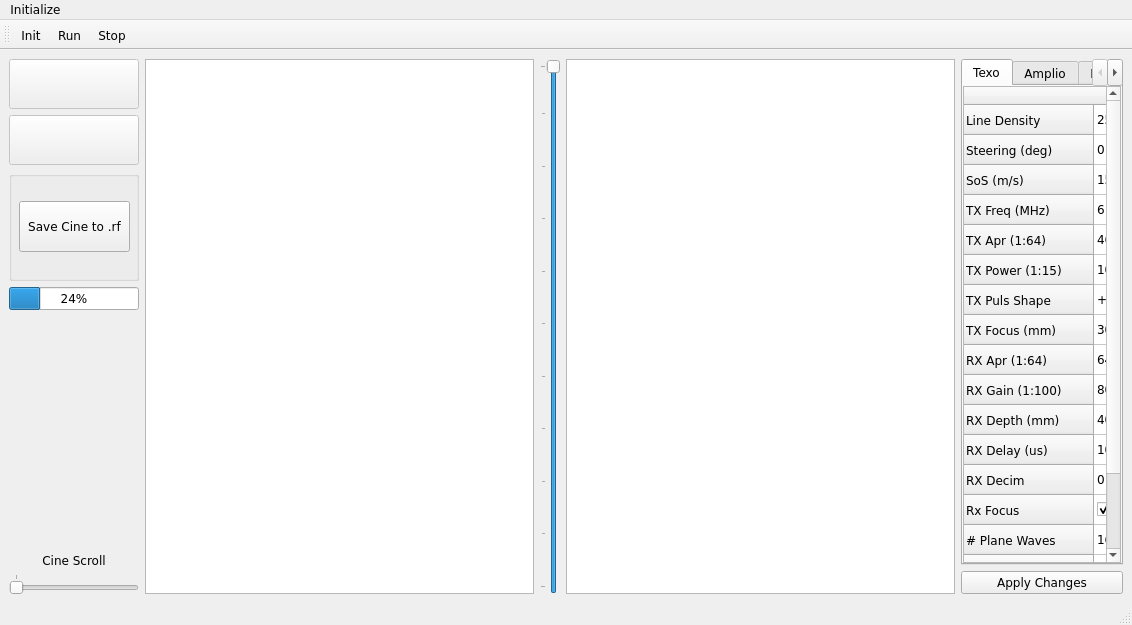
<?xml version="1.0" encoding="UTF-8"?>
<ui version="4.0">
 <author>Ultrasonix Medical Corporation</author>
 <class>MainWindow</class>
 <widget class="QMainWindow" name="MainWindow">
  <property name="enabled">
   <bool>true</bool>
  </property>
  <property name="geometry">
   <rect>
    <x>0</x>
    <y>0</y>
    <width>1132</width>
    <height>625</height>
   </rect>
  </property>
  <property name="font">
   <font>
    <family>Verdana</family>
   </font>
  </property>
  <property name="windowTitle">
   <string>Texo Demo</string>
  </property>
  <property name="windowIcon">
   <iconset resource="texo.qrc">
    <normaloff>:/res/u.ico</normaloff>:/res/u.ico</iconset>
  </property>
  <property name="windowOpacity">
   <double>1.000000000000000</double>
  </property>
  <widget class="QWidget" name="centralwidget">
   <layout class="QGridLayout" name="gridLayout_2" columnstretch="0,5,0,0,0,1">
    <item row="0" column="0">
     <layout class="QVBoxLayout" name="wProbesLayout">
      <property name="sizeConstraint">
       <enum>QLayout::SetFixedSize</enum>
      </property>
      <item>
       <widget class="QPushButton" name="wProbe1">
        <property name="enabled">
         <bool>false</bool>
        </property>
        <property name="minimumSize">
         <size>
          <width>50</width>
          <height>50</height>
         </size>
        </property>
        <property name="maximumSize">
         <size>
          <width>130</width>
          <height>16777215</height>
         </size>
        </property>
        <property name="text">
         <string/>
        </property>
       </widget>
      </item>
      <item>
       <widget class="QPushButton" name="wProbe2">
        <property name="enabled">
         <bool>false</bool>
        </property>
        <property name="minimumSize">
         <size>
          <width>50</width>
          <height>50</height>
         </size>
        </property>
        <property name="maximumSize">
         <size>
          <width>130</width>
          <height>16777215</height>
         </size>
        </property>
        <property name="text">
         <string/>
        </property>
       </widget>
      </item>
     </layout>
    </item>
    <item row="0" column="5" rowspan="5">
     <layout class="QVBoxLayout" name="wParamsLayout">
      <item>
       <widget class="QTabWidget" name="tabWidget">
        <property name="minimumSize">
         <size>
          <width>0</width>
          <height>0</height>
         </size>
        </property>
        <property name="maximumSize">
         <size>
          <width>16777215</width>
          <height>16777215</height>
         </size>
        </property>
        <property name="tabShape">
         <enum>QTabWidget::Rounded</enum>
        </property>
        <property name="currentIndex">
         <number>0</number>
        </property>
        <widget class="QWidget" name="tab">
         <attribute name="title">
          <string>Texo</string>
         </attribute>
         <layout class="QVBoxLayout" name="verticalLayout">
          <property name="spacing">
           <number>0</number>
          </property>
          <property name="margin">
           <number>0</number>
          </property>
          <item>
           <widget class="QTableWidget" name="wParamsTXO">
            <property name="minimumSize">
             <size>
              <width>0</width>
              <height>0</height>
             </size>
            </property>
            <property name="maximumSize">
             <size>
              <width>16777215</width>
              <height>16777215</height>
             </size>
            </property>
            <property name="showGrid">
             <bool>true</bool>
            </property>
            <property name="gridStyle">
             <enum>Qt::SolidLine</enum>
            </property>
            <property name="wordWrap">
             <bool>true</bool>
            </property>
            <property name="rowCount">
             <number>18</number>
            </property>
            <property name="columnCount">
             <number>1</number>
            </property>
            <attribute name="horizontalHeaderDefaultSectionSize">
             <number>60</number>
            </attribute>
            <attribute name="horizontalHeaderStretchLastSection">
             <bool>true</bool>
            </attribute>
            <attribute name="verticalHeaderDefaultSectionSize">
             <number>30</number>
            </attribute>
            <attribute name="verticalHeaderMinimumSectionSize">
             <number>20</number>
            </attribute>
            <row>
             <property name="text">
              <string>Line Density</string>
             </property>
            </row>
            <row>
             <property name="text">
              <string>Steering (deg)</string>
             </property>
            </row>
            <row>
             <property name="text">
              <string>SoS (m/s)</string>
             </property>
            </row>
            <row>
             <property name="text">
              <string>TX Freq (MHz)</string>
             </property>
            </row>
            <row>
             <property name="text">
              <string>TX Apr (1:64)</string>
             </property>
            </row>
            <row>
             <property name="text">
              <string>TX Power (1:15)</string>
             </property>
            </row>
            <row>
             <property name="text">
              <string>TX Puls Shape</string>
             </property>
            </row>
            <row>
             <property name="text">
              <string>TX Focus (mm)</string>
             </property>
            </row>
            <row>
             <property name="text">
              <string>RX Apr (1:64)</string>
             </property>
            </row>
            <row>
             <property name="text">
              <string>RX Gain (1:100)</string>
             </property>
            </row>
            <row>
             <property name="text">
              <string>RX Depth (mm)</string>
             </property>
            </row>
            <row>
             <property name="text">
              <string>RX Delay (us)</string>
             </property>
            </row>
            <row>
             <property name="text">
              <string>RX Decim</string>
             </property>
            </row>
            <row>
             <property name="text">
              <string>Rx Focus</string>
             </property>
            </row>
            <row>
             <property name="text">
              <string># Plane Waves</string>
             </property>
            </row>
            <row>
             <property name="text">
              <string>Apodization (0:15)</string>
             </property>
            </row>
            <row>
             <property name="text">
              <string>F number (x10)</string>
             </property>
            </row>
            <row>
             <property name="text">
              <string>DAQ Demo (0:3)</string>
             </property>
            </row>
            <column>
             <property name="text">
              <string>Value</string>
             </property>
            </column>
            <item row="0" column="0">
             <property name="text">
              <string>256</string>
             </property>
             <property name="flags">
              <set>ItemIsSelectable|ItemIsEditable|ItemIsEnabled</set>
             </property>
            </item>
            <item row="1" column="0">
             <property name="text">
              <string>0</string>
             </property>
             <property name="flags">
              <set>ItemIsSelectable|ItemIsEditable|ItemIsEnabled</set>
             </property>
            </item>
            <item row="2" column="0">
             <property name="text">
              <string>1540</string>
             </property>
             <property name="flags">
              <set>ItemIsSelectable|ItemIsEditable|ItemIsEnabled</set>
             </property>
            </item>
            <item row="3" column="0">
             <property name="text">
              <string>6</string>
             </property>
             <property name="flags">
              <set>ItemIsSelectable|ItemIsEditable|ItemIsEnabled</set>
             </property>
            </item>
            <item row="4" column="0">
             <property name="text">
              <string>46</string>
             </property>
             <property name="flags">
              <set>ItemIsSelectable|ItemIsEditable|ItemIsEnabled</set>
             </property>
            </item>
            <item row="5" column="0">
             <property name="text">
              <string>10</string>
             </property>
             <property name="flags">
              <set>ItemIsSelectable|ItemIsEditable|ItemIsEnabled</set>
             </property>
            </item>
            <item row="6" column="0">
             <property name="text">
              <string>+-</string>
             </property>
             <property name="flags">
              <set>ItemIsSelectable|ItemIsEditable|ItemIsEnabled</set>
             </property>
            </item>
            <item row="7" column="0">
             <property name="text">
              <string>30</string>
             </property>
             <property name="flags">
              <set>ItemIsSelectable|ItemIsEditable|ItemIsEnabled</set>
             </property>
            </item>
            <item row="8" column="0">
             <property name="text">
              <string>64</string>
             </property>
            </item>
            <item row="9" column="0">
             <property name="text">
              <string>80</string>
             </property>
             <property name="flags">
              <set>ItemIsSelectable|ItemIsEditable|ItemIsEnabled</set>
             </property>
            </item>
            <item row="10" column="0">
             <property name="text">
              <string>40</string>
             </property>
             <property name="flags">
              <set>ItemIsSelectable|ItemIsEditable|ItemIsEnabled</set>
             </property>
            </item>
            <item row="11" column="0">
             <property name="text">
              <string>10</string>
             </property>
             <property name="flags">
              <set>ItemIsSelectable|ItemIsEditable|ItemIsEnabled</set>
             </property>
            </item>
            <item row="12" column="0">
             <property name="text">
              <string>0</string>
             </property>
             <property name="flags">
              <set>ItemIsSelectable|ItemIsEditable|ItemIsEnabled</set>
             </property>
            </item>
            <item row="13" column="0">
             <property name="text">
              <string/>
             </property>
             <property name="checkState">
              <enum>Checked</enum>
             </property>
             <property name="flags">
              <set>ItemIsSelectable|ItemIsUserCheckable|ItemIsEnabled</set>
             </property>
            </item>
            <item row="14" column="0">
             <property name="text">
              <string>16</string>
             </property>
            </item>
            <item row="15" column="0">
             <property name="text">
              <string>0</string>
             </property>
            </item>
            <item row="16" column="0">
             <property name="text">
              <string>20</string>
             </property>
            </item>
            <item row="17" column="0">
             <property name="text">
              <string>0</string>
             </property>
            </item>
           </widget>
          </item>
         </layout>
        </widget>
        <widget class="QWidget" name="tab_2">
         <attribute name="title">
          <string>Amplio</string>
         </attribute>
         <layout class="QVBoxLayout" name="verticalLayout_2">
          <property name="spacing">
           <number>0</number>
          </property>
          <property name="margin">
           <number>0</number>
          </property>
          <item>
           <widget class="QTableWidget" name="wParamsAMP">
            <property name="minimumSize">
             <size>
              <width>0</width>
              <height>0</height>
             </size>
            </property>
            <property name="maximumSize">
             <size>
              <width>16777215</width>
              <height>16777215</height>
             </size>
            </property>
            <property name="showGrid">
             <bool>true</bool>
            </property>
            <property name="gridStyle">
             <enum>Qt::SolidLine</enum>
            </property>
            <property name="wordWrap">
             <bool>true</bool>
            </property>
            <property name="rowCount">
             <number>6</number>
            </property>
            <property name="columnCount">
             <number>1</number>
            </property>
            <attribute name="horizontalHeaderDefaultSectionSize">
             <number>60</number>
            </attribute>
            <attribute name="horizontalHeaderStretchLastSection">
             <bool>true</bool>
            </attribute>
            <attribute name="verticalHeaderDefaultSectionSize">
             <number>30</number>
            </attribute>
            <attribute name="verticalHeaderMinimumSectionSize">
             <number>20</number>
            </attribute>
            <row>
             <property name="text">
              <string>Apply</string>
             </property>
            </row>
            <row>
             <property name="text">
              <string>Start Freq (MHz)</string>
             </property>
            </row>
            <row>
             <property name="text">
              <string>End Freq (MHz)</string>
             </property>
            </row>
            <row>
             <property name="text">
              <string>Cut off (MHz)</string>
             </property>
            </row>
            <row>
             <property name="text">
              <string>Reject (dB)</string>
             </property>
            </row>
            <row>
             <property name="text">
              <string>DynRg (dB)</string>
             </property>
            </row>
            <column>
             <property name="text">
              <string>Value</string>
             </property>
            </column>
            <item row="0" column="0">
             <property name="text">
              <string/>
             </property>
             <property name="checkState">
              <enum>Checked</enum>
             </property>
             <property name="flags">
              <set>ItemIsSelectable|ItemIsUserCheckable|ItemIsEnabled</set>
             </property>
            </item>
            <item row="1" column="0">
             <property name="text">
              <string>9</string>
             </property>
            </item>
            <item row="2" column="0">
             <property name="text">
              <string>5</string>
             </property>
            </item>
            <item row="3" column="0">
             <property name="text">
              <string>1</string>
             </property>
            </item>
            <item row="4" column="0">
             <property name="text">
              <string>24</string>
             </property>
            </item>
            <item row="5" column="0">
             <property name="text">
              <string>70</string>
             </property>
            </item>
           </widget>
          </item>
         </layout>
        </widget>
        <widget class="QWidget" name="tab_3">
         <attribute name="title">
          <string>DAQ</string>
         </attribute>
         <layout class="QVBoxLayout" name="verticalLayout_3">
          <property name="spacing">
           <number>0</number>
          </property>
          <property name="margin">
           <number>0</number>
          </property>
          <item>
           <widget class="QTableWidget" name="wParamsDAQ">
            <property name="minimumSize">
             <size>
              <width>0</width>
              <height>0</height>
             </size>
            </property>
            <property name="maximumSize">
             <size>
              <width>16777215</width>
              <height>16777215</height>
             </size>
            </property>
            <property name="showGrid">
             <bool>true</bool>
            </property>
            <property name="gridStyle">
             <enum>Qt::SolidLine</enum>
            </property>
            <property name="wordWrap">
             <bool>true</bool>
            </property>
            <property name="rowCount">
             <number>15</number>
            </property>
            <property name="columnCount">
             <number>1</number>
            </property>
            <attribute name="horizontalHeaderDefaultSectionSize">
             <number>60</number>
            </attribute>
            <attribute name="horizontalHeaderStretchLastSection">
             <bool>true</bool>
            </attribute>
            <attribute name="verticalHeaderDefaultSectionSize">
             <number>30</number>
            </attribute>
            <attribute name="verticalHeaderMinimumSectionSize">
             <number>20</number>
            </attribute>
            <row>
             <property name="text">
              <string>Beamform</string>
             </property>
            </row>
            <row>
             <property name="text">
              <string>RX Delay (us)</string>
             </property>
            </row>
            <row>
             <property name="text">
              <string>Decimation</string>
             </property>
            </row>
            <row>
             <property name="text">
              <string>File Size (Div)</string>
             </property>
            </row>
            <row>
             <property name="text">
              <string>Flat TGC</string>
             </property>
            </row>
            <row>
             <property name="text">
              <string>LNA Gain (0:2)</string>
             </property>
            </row>
            <row>
             <property name="text">
              <string>PGA Gain (0:3)</string>
             </property>
            </row>
            <row>
             <property name="text">
              <string>Bias Cur (0:7)</string>
             </property>
            </row>
            <row>
             <property name="text">
              <string>SaveMode (0:2)</string>
             </property>
            </row>
            <row>
             <property name="text">
              <string>Pitch [um]</string>
             </property>
            </row>
            <row>
             <property name="text">
              <string>SOS [m/s]</string>
             </property>
            </row>
            <row>
             <property name="text">
              <string>Fs [MHz]</string>
             </property>
            </row>
            <row>
             <property name="text">
              <string>F number [x10]</string>
             </property>
            </row>
            <row>
             <property name="text">
              <string>Max Apr (8:128)</string>
             </property>
            </row>
            <row>
             <property name="text">
              <string>Dig Gain (1:10)</string>
             </property>
            </row>
            <column>
             <property name="text">
              <string>Value</string>
             </property>
            </column>
            <item row="0" column="0">
             <property name="text">
              <string/>
             </property>
             <property name="checkState">
              <enum>Unchecked</enum>
             </property>
             <property name="flags">
              <set>ItemIsSelectable|ItemIsUserCheckable|ItemIsEnabled</set>
             </property>
            </item>
            <item row="1" column="0">
             <property name="text">
              <string>4</string>
             </property>
            </item>
            <item row="2" column="0">
             <property name="text">
              <string>0</string>
             </property>
            </item>
            <item row="3" column="0">
             <property name="text">
              <string>11</string>
             </property>
            </item>
            <item row="4" column="0">
             <property name="text">
              <string/>
             </property>
             <property name="checkState">
              <enum>Checked</enum>
             </property>
             <property name="flags">
              <set>ItemIsSelectable|ItemIsUserCheckable|ItemIsEnabled</set>
             </property>
            </item>
            <item row="5" column="0">
             <property name="text">
              <string>1</string>
             </property>
            </item>
            <item row="6" column="0">
             <property name="text">
              <string>2</string>
             </property>
            </item>
            <item row="7" column="0">
             <property name="text">
              <string>1</string>
             </property>
            </item>
            <item row="8" column="0">
             <property name="text">
              <string>0</string>
             </property>
            </item>
            <item row="9" column="0">
             <property name="text">
              <string>300</string>
             </property>
            </item>
            <item row="10" column="0">
             <property name="text">
              <string>1540</string>
             </property>
            </item>
            <item row="11" column="0">
             <property name="text">
              <string>40</string>
             </property>
            </item>
            <item row="12" column="0">
             <property name="text">
              <string>20</string>
             </property>
            </item>
            <item row="13" column="0">
             <property name="text">
              <string>64</string>
             </property>
            </item>
            <item row="14" column="0">
             <property name="text">
              <string>2</string>
             </property>
            </item>
           </widget>
          </item>
         </layout>
        </widget>
       </widget>
      </item>
      <item>
       <widget class="QPushButton" name="wApply">
        <property name="text">
         <string>Apply Changes</string>
        </property>
       </widget>
      </item>
     </layout>
    </item>
    <item row="1" column="0">
     <layout class="QVBoxLayout" name="wSelectionLayout">
      <property name="sizeConstraint">
       <enum>QLayout::SetFixedSize</enum>
      </property>
      <item>
       <widget class="QGroupBox" name="wDataOutGroup">
        <property name="minimumSize">
         <size>
          <width>130</width>
          <height>110</height>
         </size>
        </property>
        <property name="maximumSize">
         <size>
          <width>130</width>
          <height>16777215</height>
         </size>
        </property>
        <property name="title">
         <string/>
        </property>
        <property name="alignment">
         <set>Qt::AlignLeading|Qt::AlignLeft|Qt::AlignVCenter</set>
        </property>
        <property name="flat">
         <bool>false</bool>
        </property>
        <property name="checkable">
         <bool>false</bool>
        </property>
        <widget class="QPushButton" name="wSave">
         <property name="geometry">
          <rect>
           <x>10</x>
           <y>30</y>
           <width>111</width>
           <height>51</height>
          </rect>
         </property>
         <property name="minimumSize">
          <size>
           <width>110</width>
           <height>0</height>
          </size>
         </property>
         <property name="maximumSize">
          <size>
           <width>160</width>
           <height>16777215</height>
          </size>
         </property>
         <property name="text">
          <string>Save Cine to .rf</string>
         </property>
        </widget>
       </widget>
      </item>
     </layout>
    </item>
    <item row="0" column="1" rowspan="5">
     <layout class="QGridLayout" name="gridLayout">
      <property name="sizeConstraint">
       <enum>QLayout::SetNoConstraint</enum>
      </property>
      <item row="0" column="1">
       <widget class="ViewRFImg" name="daqDisplay">
        <property name="minimumSize">
         <size>
          <width>300</width>
          <height>300</height>
         </size>
        </property>
       </widget>
      </item>
      <item row="0" column="3">
       <widget class="ViewBImg" name="texoDisplay">
        <property name="minimumSize">
         <size>
          <width>300</width>
          <height>300</height>
         </size>
        </property>
       </widget>
      </item>
      <item row="0" column="2">
       <widget class="QSlider" name="wAmp">
        <property name="minimum">
         <number>1</number>
        </property>
        <property name="maximum">
         <number>100</number>
        </property>
        <property name="value">
         <number>100</number>
        </property>
        <property name="orientation">
         <enum>Qt::Vertical</enum>
        </property>
        <property name="tickPosition">
         <enum>QSlider::TicksAbove</enum>
        </property>
        <property name="tickInterval">
         <number>10</number>
        </property>
       </widget>
      </item>
     </layout>
    </item>
    <item row="4" column="0">
     <layout class="QVBoxLayout" name="wImagingLayout">
      <property name="sizeConstraint">
       <enum>QLayout::SetFixedSize</enum>
      </property>
      <item>
       <spacer name="verticalSpacer">
        <property name="orientation">
         <enum>Qt::Vertical</enum>
        </property>
        <property name="sizeHint" stdset="0">
         <size>
          <width>20</width>
          <height>40</height>
         </size>
        </property>
       </spacer>
      </item>
      <item>
       <widget class="QLabel" name="wCineLabel">
        <property name="maximumSize">
         <size>
          <width>130</width>
          <height>16777215</height>
         </size>
        </property>
        <property name="text">
         <string>Cine Scroll</string>
        </property>
        <property name="alignment">
         <set>Qt::AlignCenter</set>
        </property>
       </widget>
      </item>
      <item>
       <widget class="QSlider" name="wCine">
        <property name="maximumSize">
         <size>
          <width>160</width>
          <height>16777215</height>
         </size>
        </property>
        <property name="maximum">
         <number>1</number>
        </property>
        <property name="orientation">
         <enum>Qt::Horizontal</enum>
        </property>
        <property name="tickPosition">
         <enum>QSlider::TicksAbove</enum>
        </property>
        <property name="tickInterval">
         <number>10</number>
        </property>
       </widget>
      </item>
     </layout>
    </item>
    <item row="2" column="0">
     <widget class="QProgressBar" name="wProgress">
      <property name="minimumSize">
       <size>
        <width>130</width>
        <height>20</height>
       </size>
      </property>
      <property name="maximumSize">
       <size>
        <width>130</width>
        <height>16777215</height>
       </size>
      </property>
      <property name="value">
       <number>24</number>
      </property>
     </widget>
    </item>
   </layout>
  </widget>
  <widget class="QMenuBar" name="wMenu">
   <property name="geometry">
    <rect>
     <x>0</x>
     <y>0</y>
     <width>1132</width>
     <height>21</height>
    </rect>
   </property>
   <widget class="QMenu" name="mInit">
    <property name="title">
     <string>Initialize</string>
    </property>
    <widget class="QMenu" name="mMainBoard">
     <property name="windowIcon">
      <iconset>
       <normaloff>C:/Users/reza.zahiri/.designer/backup/u.ico</normaloff>C:/Users/reza.zahiri/.designer/backup/u.ico</iconset>
     </property>
     <property name="windowOpacity">
      <double>1.000000000000000</double>
     </property>
     <property name="title">
      <string>Main Board</string>
     </property>
     <addaction name="mMain2"/>
     <addaction name="mMain3"/>
     <addaction name="mMain4"/>
    </widget>
    <widget class="QMenu" name="mPCI">
     <property name="title">
      <string>PCI Card</string>
     </property>
     <addaction name="mPCI2"/>
     <addaction name="mPCI3"/>
     <addaction name="mPCI4"/>
    </widget>
    <widget class="QMenu" name="mPaths">
     <property name="title">
      <string>Paths</string>
     </property>
     <addaction name="mTexpFwPath"/>
     <addaction name="mDaqFwPath"/>
    </widget>
    <addaction name="mMainBoard"/>
    <addaction name="mPCI"/>
    <addaction name="separator"/>
    <addaction name="mPaths"/>
    <addaction name="mCine"/>
   </widget>
   <addaction name="mInit"/>
  </widget>
  <widget class="QStatusBar" name="wStatus"/>
  <widget class="QToolBar" name="wTool">
   <property name="windowTitle">
    <string>toolBar</string>
   </property>
   <property name="toolButtonStyle">
    <enum>Qt::ToolButtonIconOnly</enum>
   </property>
   <property name="floatable">
    <bool>true</bool>
   </property>
   <attribute name="toolBarArea">
    <enum>TopToolBarArea</enum>
   </attribute>
   <attribute name="toolBarBreak">
    <bool>false</bool>
   </attribute>
   <addaction name="aInit"/>
   <addaction name="aRun"/>
   <addaction name="aStop"/>
  </widget>
  <action name="mMain2">
   <property name="checkable">
    <bool>true</bool>
   </property>
   <property name="checked">
    <bool>false</bool>
   </property>
   <property name="text">
    <string>2</string>
   </property>
  </action>
  <action name="mMain3">
   <property name="checkable">
    <bool>true</bool>
   </property>
   <property name="checked">
    <bool>false</bool>
   </property>
   <property name="text">
    <string>3</string>
   </property>
  </action>
  <action name="mMain4">
   <property name="checkable">
    <bool>true</bool>
   </property>
   <property name="checked">
    <bool>true</bool>
   </property>
   <property name="text">
    <string>4</string>
   </property>
  </action>
  <action name="mPCI2">
   <property name="checkable">
    <bool>true</bool>
   </property>
   <property name="checked">
    <bool>false</bool>
   </property>
   <property name="text">
    <string>2</string>
   </property>
  </action>
  <action name="mPCI3">
   <property name="checkable">
    <bool>true</bool>
   </property>
   <property name="checked">
    <bool>true</bool>
   </property>
   <property name="text">
    <string>3</string>
   </property>
  </action>
  <action name="mTexpFwPath">
   <property name="text">
    <string>Texo Firmware</string>
   </property>
  </action>
  <action name="mCine">
   <property name="text">
    <string>Cine...</string>
   </property>
  </action>
  <action name="aInit">
   <property name="icon">
    <iconset resource="texo.qrc">
     <normaloff>:/res/init.png</normaloff>:/res/init.png</iconset>
   </property>
   <property name="text">
    <string>Init</string>
   </property>
   <property name="toolTip">
    <string>Initialize system</string>
   </property>
  </action>
  <action name="aRun">
   <property name="icon">
    <iconset resource="texo.qrc">
     <normaloff>:/res/run.png</normaloff>:/res/run.png</iconset>
   </property>
   <property name="text">
    <string>Run</string>
   </property>
   <property name="toolTip">
    <string>Start imaging</string>
   </property>
  </action>
  <action name="aStop">
   <property name="icon">
    <iconset resource="texo.qrc">
     <normaloff>:/res/stop.png</normaloff>:/res/stop.png</iconset>
   </property>
   <property name="text">
    <string>Stop</string>
   </property>
   <property name="toolTip">
    <string>Stop imaging</string>
   </property>
  </action>
  <action name="actionDAQ_Path">
   <property name="text">
    <string>DAQ Path</string>
   </property>
  </action>
  <action name="actionDAQ_Path_2">
   <property name="text">
    <string>DAQ Path</string>
   </property>
  </action>
  <action name="mPathDAQ">
   <property name="text">
    <string>DAQ Path</string>
   </property>
  </action>
  <action name="mDaqFwPath">
   <property name="text">
    <string>DAQ Firmware</string>
   </property>
  </action>
  <action name="mPCI4">
   <property name="checkable">
    <bool>true</bool>
   </property>
   <property name="text">
    <string>4</string>
   </property>
  </action>
 </widget>
 <customwidgets>
  <customwidget>
   <class>ViewBImg</class>
   <extends>QGraphicsView</extends>
   <header>viewbimg.h</header>
  </customwidget>
  <customwidget>
   <class>ViewRFImg</class>
   <extends>QGraphicsView</extends>
   <header>viewrfimg.h</header>
  </customwidget>
 </customwidgets>
 <resources>
  <include location="texo.qrc"/>
 </resources>
 <connections>
  <connection>
   <sender>mTexpFwPath</sender>
   <signal>triggered()</signal>
   <receiver>MainWindow</receiver>
   <slot>getTexoFirmwarePath()</slot>
   <hints>
    <hint type="sourcelabel">
     <x>-1</x>
     <y>-1</y>
    </hint>
    <hint type="destinationlabel">
     <x>388</x>
     <y>288</y>
    </hint>
   </hints>
  </connection>
  <connection>
   <sender>wProbe1</sender>
   <signal>clicked()</signal>
   <receiver>MainWindow</receiver>
   <slot>selectProbe1()</slot>
   <hints>
    <hint type="sourcelabel">
     <x>43</x>
     <y>129</y>
    </hint>
    <hint type="destinationlabel">
     <x>170</x>
     <y>-19</y>
    </hint>
   </hints>
  </connection>
  <connection>
   <sender>wProbe2</sender>
   <signal>clicked()</signal>
   <receiver>MainWindow</receiver>
   <slot>selectProbe2()</slot>
   <hints>
    <hint type="sourcelabel">
     <x>97</x>
     <y>133</y>
    </hint>
    <hint type="destinationlabel">
     <x>149</x>
     <y>-9</y>
    </hint>
   </hints>
  </connection>
  <connection>
   <sender>mCine</sender>
   <signal>triggered()</signal>
   <receiver>MainWindow</receiver>
   <slot>setCineSize()</slot>
   <hints>
    <hint type="sourcelabel">
     <x>-1</x>
     <y>-1</y>
    </hint>
    <hint type="destinationlabel">
     <x>388</x>
     <y>288</y>
    </hint>
   </hints>
  </connection>
  <connection>
   <sender>aInit</sender>
   <signal>triggered()</signal>
   <receiver>MainWindow</receiver>
   <slot>initHardware()</slot>
   <hints>
    <hint type="sourcelabel">
     <x>-1</x>
     <y>-1</y>
    </hint>
    <hint type="destinationlabel">
     <x>388</x>
     <y>288</y>
    </hint>
   </hints>
  </connection>
  <connection>
   <sender>aRun</sender>
   <signal>triggered()</signal>
   <receiver>MainWindow</receiver>
   <slot>runImage()</slot>
   <hints>
    <hint type="sourcelabel">
     <x>-1</x>
     <y>-1</y>
    </hint>
    <hint type="destinationlabel">
     <x>388</x>
     <y>288</y>
    </hint>
   </hints>
  </connection>
  <connection>
   <sender>aStop</sender>
   <signal>triggered()</signal>
   <receiver>MainWindow</receiver>
   <slot>stopImage()</slot>
   <hints>
    <hint type="sourcelabel">
     <x>-1</x>
     <y>-1</y>
    </hint>
    <hint type="destinationlabel">
     <x>388</x>
     <y>288</y>
    </hint>
   </hints>
  </connection>
  <connection>
   <sender>wApply</sender>
   <signal>clicked()</signal>
   <receiver>MainWindow</receiver>
   <slot>onApplyParams()</slot>
   <hints>
    <hint type="sourcelabel">
     <x>651</x>
     <y>457</y>
    </hint>
    <hint type="destinationlabel">
     <x>378</x>
     <y>248</y>
    </hint>
   </hints>
  </connection>
  <connection>
   <sender>wAmp</sender>
   <signal>valueChanged(int)</signal>
   <receiver>MainWindow</receiver>
   <slot>onAmp(int)</slot>
   <hints>
    <hint type="sourcelabel">
     <x>563</x>
     <y>266</y>
    </hint>
    <hint type="destinationlabel">
     <x>378</x>
     <y>248</y>
    </hint>
   </hints>
  </connection>
  <connection>
   <sender>wSave</sender>
   <signal>clicked()</signal>
   <receiver>MainWindow</receiver>
   <slot>onSave()</slot>
   <hints>
    <hint type="sourcelabel">
     <x>75</x>
     <y>300</y>
    </hint>
    <hint type="destinationlabel">
     <x>378</x>
     <y>248</y>
    </hint>
   </hints>
  </connection>
  <connection>
   <sender>wCine</sender>
   <signal>valueChanged(int)</signal>
   <receiver>MainWindow</receiver>
   <slot>cineScroll(int)</slot>
   <hints>
    <hint type="sourcelabel">
     <x>69</x>
     <y>524</y>
    </hint>
    <hint type="destinationlabel">
     <x>388</x>
     <y>288</y>
    </hint>
   </hints>
  </connection>
  <connection>
   <sender>mDaqFwPath</sender>
   <signal>triggered()</signal>
   <receiver>MainWindow</receiver>
   <slot>getDaqFirmwarePath()</slot>
   <hints>
    <hint type="sourcelabel">
     <x>-1</x>
     <y>-1</y>
    </hint>
    <hint type="destinationlabel">
     <x>484</x>
     <y>297</y>
    </hint>
   </hints>
  </connection>
 </connections>
 <designerdata>
  <property name="gridDeltaX">
   <number>10</number>
  </property>
  <property name="gridDeltaY">
   <number>10</number>
  </property>
  <property name="gridSnapX">
   <bool>true</bool>
  </property>
  <property name="gridSnapY">
   <bool>true</bool>
  </property>
  <property name="gridVisible">
   <bool>true</bool>
  </property>
 </designerdata>
 <slots>
  <slot>selectProbe1()</slot>
  <slot>selectProbe2()</slot>
  <slot>selectProbe3()</slot>
  <slot>onDataSelect(QString)</slot>
  <slot>initHardware()</slot>
  <slot>runImage()</slot>
  <slot>stopImage()</slot>
  <slot>cineScroll(int)</slot>
  <slot>setCineSize()</slot>
  <slot>onApplyParams()</slot>
  <slot>onAmp(int)</slot>
  <slot>onSave()</slot>
  <slot>onChannelDisplay(int)</slot>
  <slot>getTexoFirmwarePath()</slot>
  <slot>getDaqFirmwarePath()</slot>
 </slots>
</ui>
